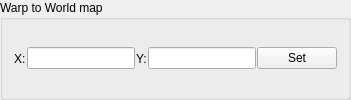
     <widget class="QGroupBox" name="warpBoxWTW">
      <property name="title">
       <string>Warp to World map</string>
      </property>
      <layout class="QHBoxLayout" name="horizontalLayout_2">
       <property name="spacing">
        <number>1</number>
       </property>
       <item>
        <widget class="QLabel" name="label_5">
         <property name="text">
          <string>X:</string>
         </property>
        </widget>
       </item>
       <item>
        <widget class="QLineEdit" name="WarpToMapX">
         <property name="toolTip">
          <string>Target coordinates of player on the world map
when you exited from a level through this warp</string>
         </property>
        </widget>
       </item>
       <item>
        <widget class="QLabel" name="label_6">
         <property name="text">
          <string>Y:</string>
         </property>
        </widget>
       </item>
       <item>
        <widget class="QLineEdit" name="WarpToMapY">
         <property name="toolTip">
          <string>Target coordinates of player on the world map
when you exited from a level through this warp</string>
         </property>
        </widget>
       </item>
       <item>
        <widget class="QPushButton" name="WarpGetXYFromWorldMap">
         <property name="toolTip">
          <string>Browse world map for setting a target exit point</string>
         </property>
         <property name="text">
          <string>Set</string>
         </property>
        </widget>
       </item>
      </layout>
     </widget>
